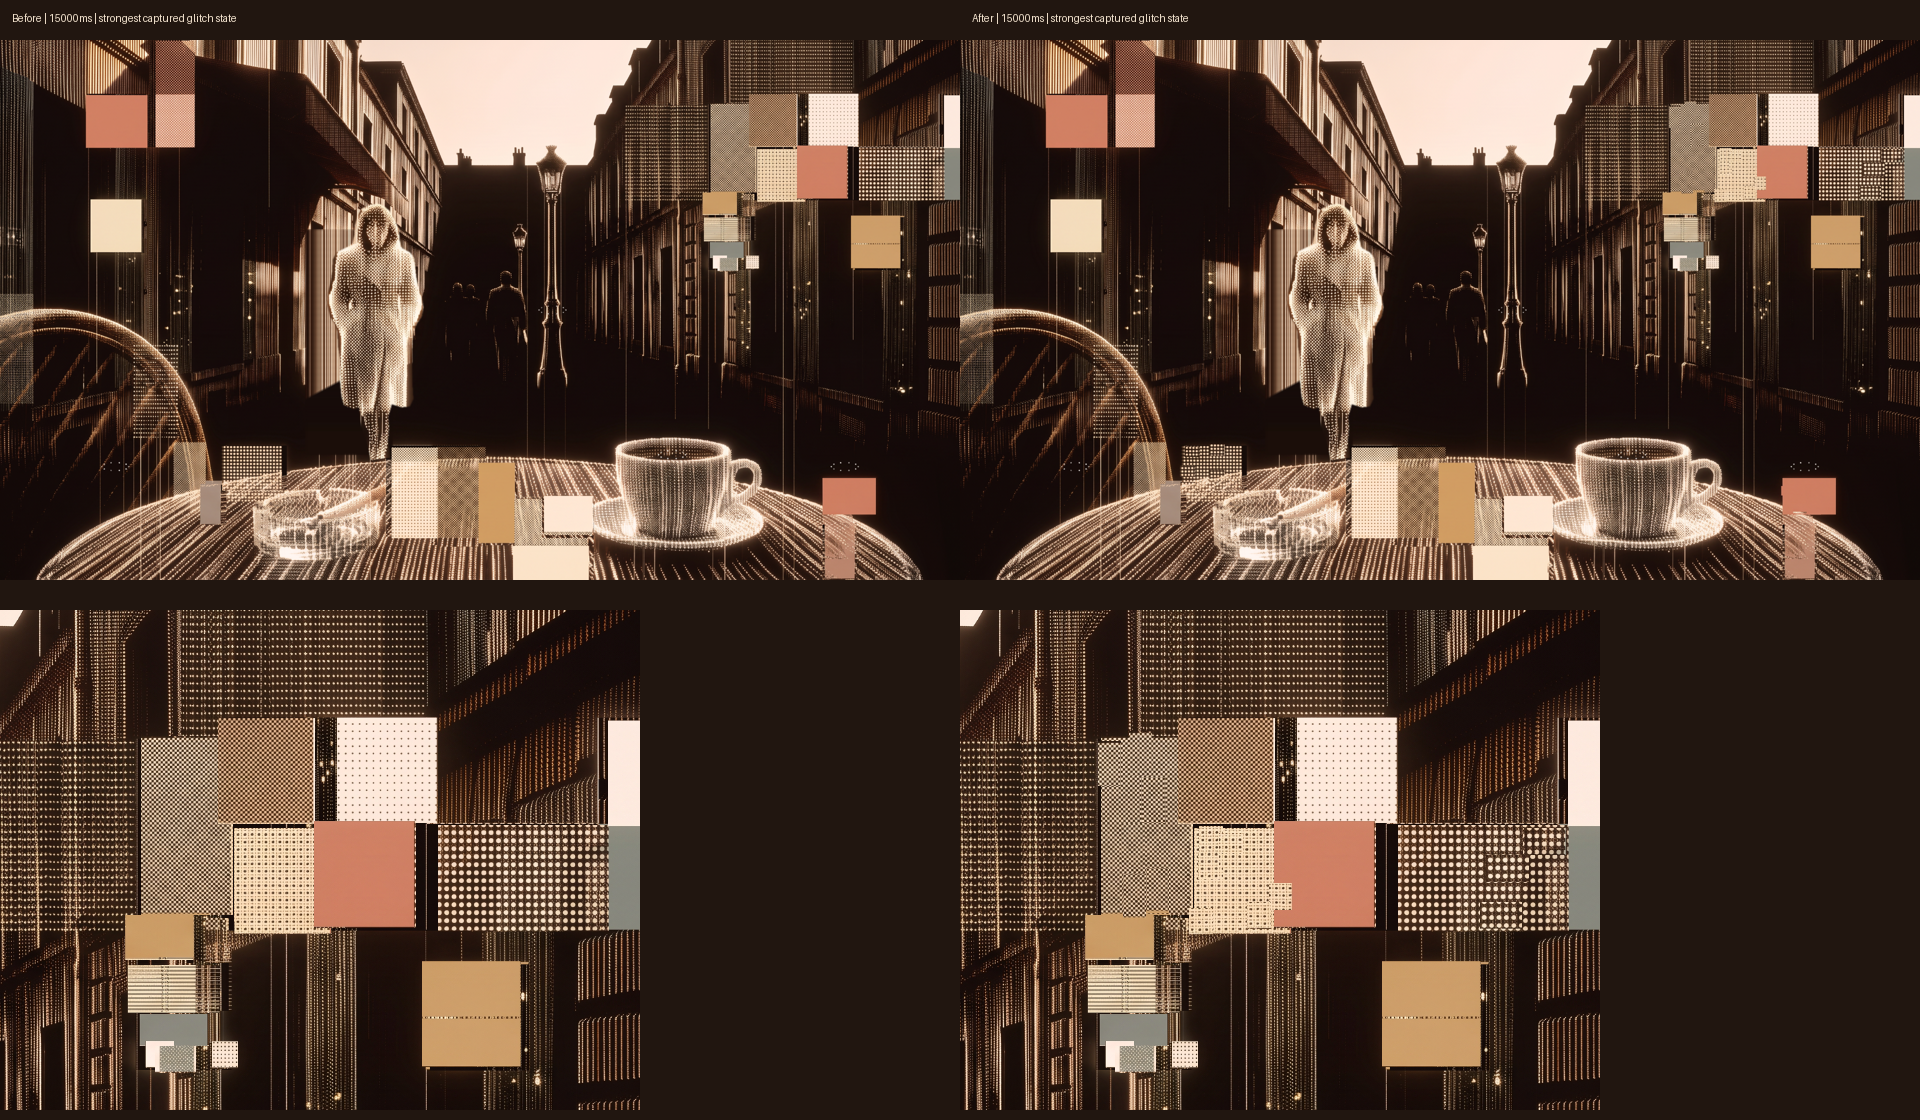

Reproduce this figure in Python.
# Compare actual before/after screenshots; no synthetic application frames.
from pathlib import Path
from PIL import Image, ImageChops, ImageDraw
import json
import sys

rev = Path(sys.argv[1])
manifest = json.loads(Path(sys.argv[2]).read_text(encoding='utf-8'))
before = rev/'implementation/before/formed'
candidate = sys.argv[3] if len(sys.argv) > 3 else 'formed'
after = rev/'implementation/after'/candidate
checks = json.loads((after/'checks.json').read_text(encoding='utf-8'))
results = []
strongest = None
for entry in checks['captures']:
    name = entry['file']
    a = Image.open(before/name).convert('RGB')
    b = Image.open(after/name).convert('RGB')
    diff = ImageChops.difference(a,b)
    channels = diff.split()
    any_diff = ImageChops.lighter(ImageChops.lighter(channels[0],channels[1]),channels[2]).point(lambda v: 255 if v else 0)
    count = any_diff.histogram()[255]
    w,h = a.size
    aspect = manifest['background']['size'][0]/manifest['background']['size'][1]
    fw = min(w,h*aspect); fh = fw/aspect
    fx=(w-fw)/2; fy=(h-fh)/2
    mask = Image.new('L',a.size,0)
    draw=ImageDraw.Draw(mask)
    for tile in manifest['tiles']['regions']:
        x,y,tw,th = tile['rect']
        # Union of declared anchors with 24px allowance for existing drift plus bounded glitches.
        draw.rectangle((fx+x*fw-24,fy+y*fh-24,fx+(x+tw)*fw+24,fy+(y+th)*fh+24),fill=255)
    outside=ImageChops.multiply(any_diff,ImageChops.invert(mask)).histogram()[255]
    result={'file':name,'backend':entry['backend'],'timeMs':entry['t'],'mode':entry['mode'],'changedPixels':count,'outsideOverlayBoundsChangedPixels':outside,'identical':count==0}
    results.append(result)
    if entry['mode']=='normal' and entry['backend']=='webgl2' and (strongest is None or count>strongest['changedPixels']):strongest=result
normal=[x for x in results if x['mode']=='normal']
special=[x for x in results if x['mode']!='normal']
report={'mask':'Union of manifest tile rectangles expanded by24 screenshot pixels for existing drift and bounded glitches; not an exact per-frame silhouette','results':results,'outsideTilesUnchanged':all(x['outsideOverlayBoundsChangedPixels']==0 for x in results),'reducedAndHiddenUnchanged':all(x['identical'] for x in special),'normalChangedFrames':sum(not x['identical'] for x in normal),'normalFrames':len(normal),'representative':strongest}
report['ok']=report['outsideTilesUnchanged'] and report['reducedAndHiddenUnchanged'] and report['normalChangedFrames']>0
with (after/'pixel-comparisons.json').open('x',encoding='utf-8') as f:json.dump(report,f,indent=2);f.write('\n')
if strongest:
    sheet=Image.new('RGB',(1920,1120),'#211610'); draw=ImageDraw.Draw(sheet)
    for col,folder in enumerate([before,after]):
        im=Image.open(folder/strongest['file']).convert('RGB')
        thumb=im.resize((960,540));sheet.paste(thumb,(col*960,40))
        crop=im.crop((1280,0,1920,500));crop.thumbnail((960,500));sheet.paste(crop,(col*960,610))
        draw.text((col*960+12,12),f"{'Before' if col==0 else 'After'} | {strongest['timeMs']}ms | strongest captured glitch state",fill='#f4e4cf')
    sheet.save(rev/'implementation'/f'compare-{candidate}-glitch.png')
print(json.dumps({k:v for k,v in report.items() if k!='results'},indent=2))
if not report['ok']:sys.exit(1)
